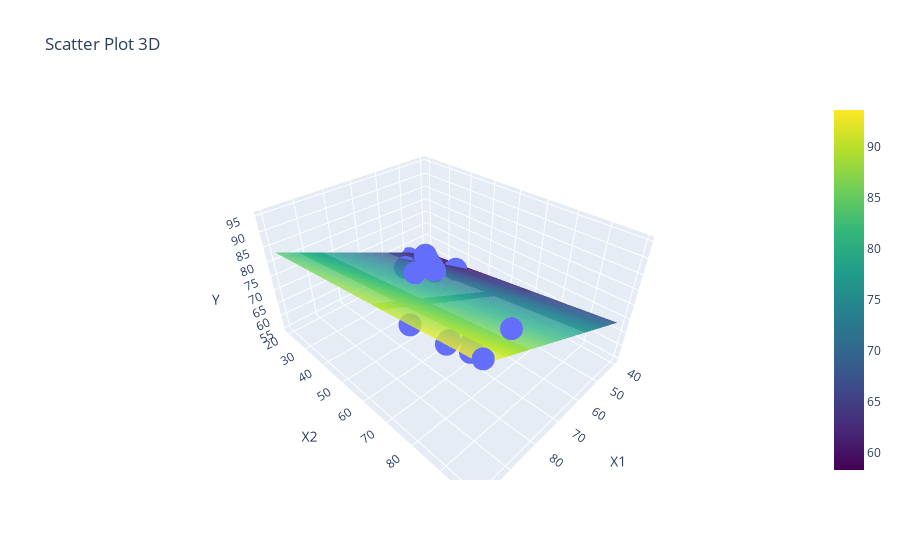

Notebook code cell kept with this figure:
### Code cell
import numpy as np
import pandas as pd
import statsmodels.api as sm
import plotly.express as px
import plotly.graph_objects as go

# Memuat data dari tautan CSV
url = "https://raw.githubusercontent.com/hikmahhh/dataa/main/hikmahh.csv"
df = pd.read_csv(url)

X = df[['X1', 'X2']]  # Variabel independen
X = sm.add_constant(X)  # Tambahkan konstanta
Y = df['Y']  # Variabel dependen

model = sm.OLS(Y, X).fit()  # Membuat model regresi OLS
summary = model.summary()  # Tampilkan ringkasan model
print(summary)

# Scatter plot untuk melihat hubungan antara X1, X2, dan Y
fig = px.scatter_3d(df, x='X1', y='X2', z='Y', title='Scatter Plot 3D')

# Regresi berganda sebagai bidang
xx, yy = np.meshgrid(df['X1'], df['X2'])
zz = model.params['const'] + model.params['X1'] * xx + model.params['X2'] * yy
fig.add_trace(go.Surface(x=xx, y=yy, z=zz, opacity=0.8, colorscale='Viridis'))

fig.show()

''' from statsmodels.stats.diagnostic import het_breuschpagan

_, p_value, _, _ = het_breuschpagan(model.resid, X)
if p_value < 0.05:
    print("Terdapat bukti heteroskedastisitas.")
else:
    print("Tidak terdapat bukti heteroskedastisitas.") '''

### Figure 1 — Plotly figure (JSON) as saved in the notebook; plotly's stock layout.template omitted (floating-point values rounded to 4 significant figures; data arrays with more than 128 entries replaced by an {"elided": "..."} marker saying what was removed)
{"data": [{"hovertemplate": "X1=%{x}<br>X2=%{y}<br>Y=%{z}<extra></extra>", "legendgroup": "", "marker": {"color": "#636efa", "symbol": "circle"}, "mode": "markers", "name": "", "scene": "scene", "showlegend": false, "type": "scatter3d", "x": [50, 40, 60, 55, 45, 65, 70, 75, 80, 90, 89, 87, 90, 88, 93, 85, 100], "y": [20, 25, 30, 35, 40, 50, 55, 60, 65, 70, 66, 78, 80, 86, 90, 94, 99], "z": [60, 55, 65, 70, 62, 75, 80, 85, 90, 95, 77, 78, 80, 83, 86, 90, 95]}, {"colorscale": [[0, "#440154"], [0.1111, "#482878"], [0.2222, "#3e4989"], [0.3333, "#31688e"], [0.4444, "#26828e"], [0.5556, "#1f9e89"], [0.6667, "#35b779"], [0.7778, "#6ece58"], [0.8889, "#b5de2b"], [1, "#fde725"]], "opacity": 0.8, "type": "surface", "x": {"elided": "17x17 int values"}, "y": {"elided": "17x17 int values"}, "z": {"elided": "17x17 float values"}}], "layout": {"autosize": true, "legend": {"tracegroupgap": 0}, "scene": {"aspectmode": "auto", "aspectratio": {"x": 1.044, "y": 1.375, "z": 0.6963}, "domain": {"x": [0, 1], "y": [0, 1]}, "xaxis": {"title": {"text": "X1"}, "type": "linear"}, "yaxis": {"title": {"text": "X2"}, "type": "linear"}, "zaxis": {"title": {"text": "Y"}, "type": "linear"}}, "title": {"text": "Scatter Plot 3D"}}}
